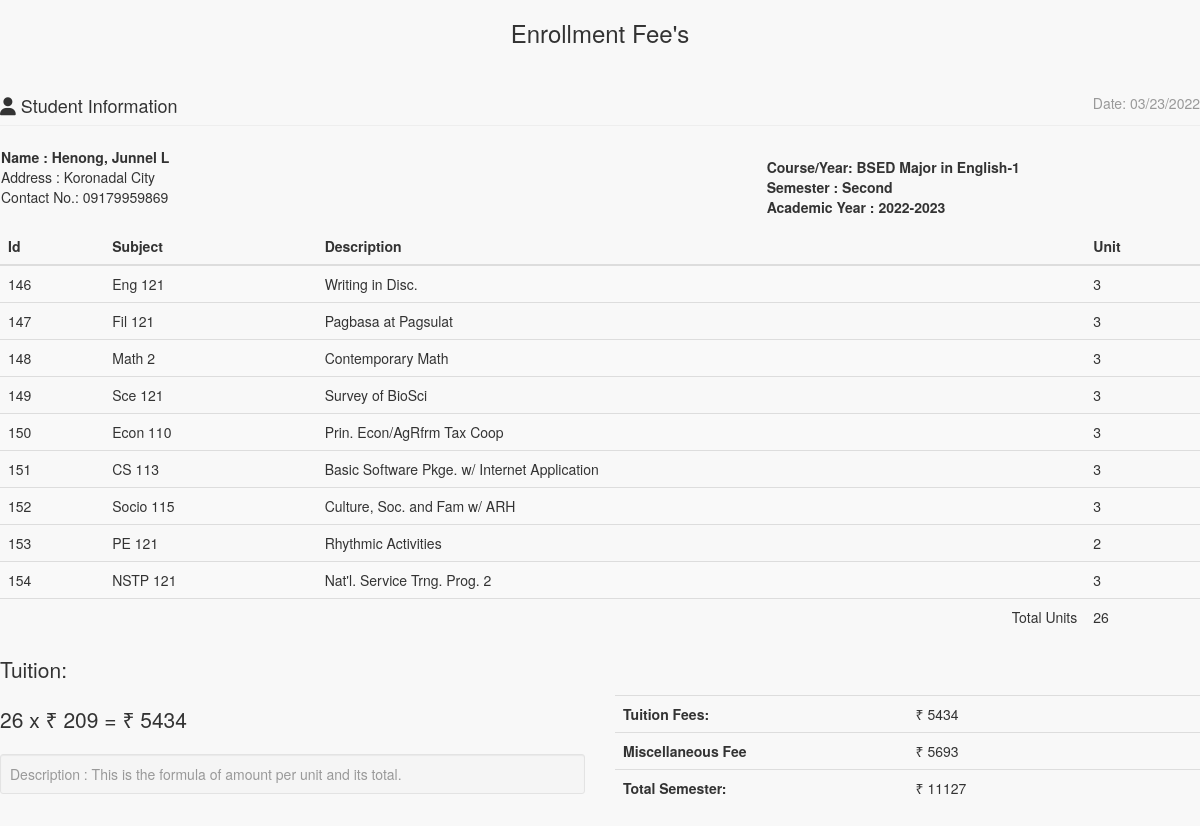
/admin/enrollees/statementaccnt.php?IDNO=100000076, run on the app's committed database.
### tables this page shows
CREATE TABLE `tblstudent` (
  `S_ID` int(11) NOT NULL,
  `IDNO` int(20) NOT NULL,
  `FNAME` varchar(40) NOT NULL,
  `LNAME` varchar(40) NOT NULL,
  `MNAME` varchar(40) NOT NULL,
  `SEX` varchar(10) NOT NULL DEFAULT 'Male',
  `BDAY` date NOT NULL,
  `BPLACE` text NOT NULL,
  `STATUS` varchar(30) NOT NULL,
  `AGE` int(30) NOT NULL,
  `NATIONALITY` varchar(40) NOT NULL,
  `RELIGION` varchar(255) NOT NULL,
  `CONTACT_NO` varchar(40) NOT NULL,
  `HOME_ADD` text NOT NULL,
  `ACC_USERNAME` varchar(255) NOT NULL,
  `ACC_PASSWORD` text NOT NULL,
  `student_status` text NOT NULL,
  `YEARLEVEL` int(11) NOT NULL,
  `STUDSECTION` int(11) NOT NULL,
  `COURSE_ID` int(11) NOT NULL,
  `STUDPHOTO` varchar(255) NOT NULL,
  `SEMESTER` varchar(30) NOT NULL,
  `SYEAR` varchar(30) NOT NULL,
  `NewEnrollees` tinyint(1) NOT NULL
);

CREATE TABLE `course` (
  `COURSE_ID` int(11) NOT NULL,
  `COURSE_NAME` varchar(30) NOT NULL,
  `COURSE_LEVEL` varchar(50) NOT NULL DEFAULT '1',
  `COURSE_MAJOR` varchar(30) NOT NULL DEFAULT 'None',
  `COURSE_DESC` varchar(255) NOT NULL,
  `DEPT_ID` int(11) NOT NULL,
  `SETSEMESTER` varchar(90) NOT NULL
);

CREATE TABLE `subject` (
  `SUBJ_ID` int(11) NOT NULL,
  `SUBJ_CODE` varchar(30) NOT NULL,
  `SUBJ_DESCRIPTION` varchar(255) NOT NULL,
  `UNIT` int(2) NOT NULL,
  `PRE_REQUISITE` varchar(30) NOT NULL DEFAULT 'None',
  `COURSE_ID` int(11) NOT NULL,
  `AY` varchar(30) NOT NULL,
  `SEMESTER` varchar(20) NOT NULL,
  `PreTaken` tinyint(1) NOT NULL
);

### include/database.php (called while the page is built, shortened)
<?php
class Database {
	var $sql_string = '';
	public $conn;
	public function open_connection() {
		$this->conn = mysqli_connect(server,user,pass);
		if(!$this->conn){
			echo "Problem in database connection! Contact administrator!";
			exit();
		}else{
			$db_select = mysqli_select_db($this->conn,database_name);
		}
	}
	function setQuery($sql='') {
		$this->sql_string=$sql;
	}
	function executeQuery() {
		$result = mysqli_query($this->conn,$this->sql_string);
		return $result;
	}
	private function confirm_query($result) {
		return $result;
	}
	function loadResultList( $key='' ) {
		$cur = $this->executeQuery();
		$array = array();
		while ($row = mysqli_fetch_object($cur)) {
			if ($key) {
				$array[$row->$key] = $row;
			} else {
				$array[] = $row;
			}
		}
		return $array;
	}
	function loadSingleResult() {
		$cur = $this->executeQuery();
		while ($row = mysqli_fetch_object($cur)) {
		return $data = $row;
		}
	}
}
$mydb = new Database();
?>

### include/students.php (called while the page is built, shortened)
<?php
require_once(LIB_PATH.DS.'database.php');
class Student {
	protected static  $tblname = "tblstudent";
	function single_student($id=""){
			global $mydb;
			$mydb->setQuery("SELECT * FROM ".self::$tblname."
				Where IDNO= '{$id}' LIMIT 1");
			$cur = $mydb->loadSingleResult();
			return $cur;
	}
}
?>

### include/courses.php (called while the page is built, shortened)
<?php
require_once(LIB_PATH.DS.'database.php');
class Course {
	protected static  $tblname = "course";
	function single_course($id=""){
			global $mydb;
			$mydb->setQuery("SELECT * FROM ".self::$tblname."
				Where COURSE_ID= '{$id}' LIMIT 1");
			$cur = $mydb->loadSingleResult();
			return $cur;
	}
}
?>

### admin/enrollees/statementaccnt.php (the view, shortened to what this page needs)
<?php
require_once("../../include/initialize.php");
?>
<!DOCTYPE html>
<html>
<head>
  <link href="<?php echo web_root; ?>admin/css/bootstrap.min.css" rel="stylesheet">
    <link href="<?php echo web_root; ?>admin/css/metisMenu.min.css" rel="stylesheet">
    <link href="<?php echo web_root; ?>admin/css/timeline.css" rel="stylesheet">
    <link href="<?php echo web_root; ?>admin/css/sb-admin-2.css" rel="stylesheet">
   <link href="<?php echo web_root; ?>admin/css/morris.css" rel="stylesheet">
    <link href="<?php echo web_root; ?>admin/font/css/font-awesome.min.css" rel="stylesheet" type="text/css">
  <link href="<?php echo web_root; ?>admin/font/font-awesome.min.css" rel="stylesheet" type="text/css">
    <link href="<?php echo web_root; ?>admin/css/dataTables.bootstrap.css" rel="stylesheet">
<link href="<?php echo web_root; ?>css/bootstrap-datetimepicker.min.css" rel="stylesheet" media="screen">
 <link href="<?php echo web_root; ?>css/datepicker.css" rel="stylesheet" media="screen">
 <link href="<?php echo web_root; ?>admin/css/costum.css" rel="stylesheet">
</head>
<body onload="window.print();">
<div class="wrapper">
    <section class="invoice">
      <div class="row">
        <h3 align="center">Enrollment Fee's</h3>
      </div>
      <div class="row">
        <div class="col-xs-12">
          <h4 class="page-header">
            <i class="fa fa-user"></i> Student Information
            <small class="pull-right">Date: <?php echo date('m/d/Y'); ?></small>
          </h4>
        </div>
      </div>
      <?php
      $student = New Student();
      $stud = $student->single_student($_GET['IDNO']);
      ?>
      <table>
        <tr>
          <td width="75%" colspan="2" >
            <address>
            <b>Name : <?php echo $stud->LNAME. ', ' .$stud->FNAME .' ' .$stud->MNAME;?></b><br>
            Address : <?php echo $stud->HOME_ADD;?><br>
            Contact No.: <?php echo $stud->CONTACT_NO;?><br>
          </address>
          </td>
          <td >
             <b>Course/Year:  <?php
            $course = New Course();
            $singlecourse = $course->single_course($stud->COURSE_ID);
            echo $_SESSION['COURSE_YEAR'] = $singlecourse->COURSE_NAME.'-'.$singlecourse->COURSE_LEVEL;
            ?></b><br>
          <b>Semester : <?php echo $_SESSION['SEMESTER']; ?></b> <br/>
          <b>Academic Year : <?php echo $_SESSION['SY']; ?></b>
          </td>
        </tr>
      </table>
<?php
  if (isset($_SESSION['admingvCart'])){
?>
<div class="row">
  <div class="col-xs-12 table-responsive">
    <table class="table table-striped">
      <thead>
      <tr>
        <th>Id</th>
        <th>Subject</th>
        <th>Description</th>
        <th>Unit</th>
      </tr>
      </thead>
      <tbody>
      <?php
        $totunit = 0;
             $count_cart = count($_SESSION['admingvCart']);
                for ($i=0; $i < $count_cart  ; $i++) {
                    $query = "SELECT * FROM `subject` s, `course` c WHERE s.COURSE_ID=c.COURSE_ID AND SUBJ_ID=" . $_SESSION['admingvCart'][$i]['subjectid'];
                     $mydb->setQuery($query);
                     $cur = $mydb->loadResultList();
                      foreach ($cur as $result) {
                         echo '<tr>';
                          echo '<td>' . $result->SUBJ_ID.'</a></td>';
                          echo '<td>'. $result->SUBJ_CODE.'</td>';
                          echo '<td>'. $result->SUBJ_DESCRIPTION.'</td>';
                          echo '<td>' . $result->UNIT.'</a></td>';
                          echo '</tr>';
                          $totunit +=  $result->UNIT;
                      }
                }
          ?>
      </tbody>
     </table>
<?php
}else{
?>
    <table class="table table-striped">
      <thead>
      <tr>
        <th>Id</th>
        <th>Subject</th>
        <th>Description</th>
        <th>Unit</th>
      </tr>
      </thead>
      <tbody>
      <?php
       $totunit = 0;
      $mydb->setQuery("SELECT * FROM `subject` s, `course` c
        WHERE s.COURSE_ID=c.COURSE_ID AND s.COURSE_ID=".$_SESSION['COURSEID']." AND SEMESTER='".$_SESSION['SEMESTER']."'");
      $cur = $mydb->loadResultList();
      foreach ($cur as $result) {
        echo '<tr>';
        echo '<td>'.$result->SUBJ_ID.'</td>';
        echo '<td>'.$result->SUBJ_CODE.'</td>';
        echo '<td>'.$result->SUBJ_DESCRIPTION.'</td>';
        echo '<td>'.$result->UNIT.'</td>';
        echo '</tr>';
        $totunit +=  $result->UNIT;
      }
      ?>
      <tr>
      <td colspan="3" align="right" >Total Units</td>
      <td><?php echo $totunit;?></td>
      </tr>
      </tbody>
    </table>
<?php
}
?>
   <div class="row">
        <div class="col-xs-6">
          <p class="lead">Tuition:</p>
        <p class="lead">
          <?php
           $perunit = 209;
           $entrancefee = 5693;
           $subtot = $totunit * $perunit;
           $totsem = $entrancefee + $subtot;
           echo $totunit .' x  &#8377; ' . $perunit . ' =  &#8377; ' . $subtot ;
           ?>
          </p>
          <p class="text-muted well well-sm no-shadow" style="margin-top: 10px;">
           Description : This is the formula of amount per unit and its total.
          </p>
        </div>
        <div class="col-xs-6">
         <br/>
         <br/>
            <table class="table">
              <tr>
                <th style="width:50%">Tuition Fees:</th>
                <td>   &#8377 <?php echo  $subtot; ?></td>
              </tr>
              <tr>
                <th>Miscellaneous Fee</th>
                <td>   &#8377 <?php echo  $entrancefee  ; ?></td>
              </tr>
              <tr>
                <th>Total Semester:</th>
                <td>   &#8377 <?php echo  $totsem; ?>
                </td>
              </tr>
            </table>
          </div>
      </div>
    </section>
    </div>
 </body>
 </html>

### admin/css/sb-admin-2.css (style rules this page uses)
body { background-color: #f8f8f8; }

### data on the page
tblstudent: LNAME "Henong", FNAME "Junnel", MNAME "L", HOME_ADD "Koronadal City", CONTACT_NO "09179959869"
course: COURSE_NAME+COURSE_LEVEL "BSED Major in English-1"
subject: SUBJ_ID "146", SUBJ_CODE "Eng 121", SUBJ_DESCRIPTION "Writing in Disc.", UNIT "3"
subject: SUBJ_ID "147", SUBJ_CODE "Fil 121", SUBJ_DESCRIPTION "Pagbasa at Pagsulat", UNIT "3"
subject: SUBJ_ID "148", SUBJ_CODE "Math 2", SUBJ_DESCRIPTION "Contemporary Math", UNIT "3"
subject: SUBJ_ID "149", SUBJ_CODE "Sce 121", SUBJ_DESCRIPTION "Survey of BioSci", UNIT "3"
subject: SUBJ_ID "150", SUBJ_CODE "Econ 110", SUBJ_DESCRIPTION "Prin. Econ/AgRfrm Tax Coop", UNIT "3"
subject: SUBJ_ID "151", SUBJ_CODE "CS 113", SUBJ_DESCRIPTION "Basic Software Pkge. w/ Internet Application", UNIT "3"
subject: SUBJ_ID "152", SUBJ_CODE "Socio 115", SUBJ_DESCRIPTION "Culture, Soc. and Fam w/ ARH", UNIT "3"
subject: SUBJ_ID "153", SUBJ_CODE "PE 121", SUBJ_DESCRIPTION "Rhythmic Activities", UNIT "2"
subject: SUBJ_ID "154", SUBJ_CODE "NSTP 121", SUBJ_DESCRIPTION "Nat'l. Service Trng. Prog. 2", UNIT "3"

### other printed values
$_SESSION['SEMESTER'] "Second"
$_SESSION['SY'] "2022-2023"
$totunit "26"
$perunit "209"
$subtot "5434"
$entrancefee "5693"
$totsem "11127"
